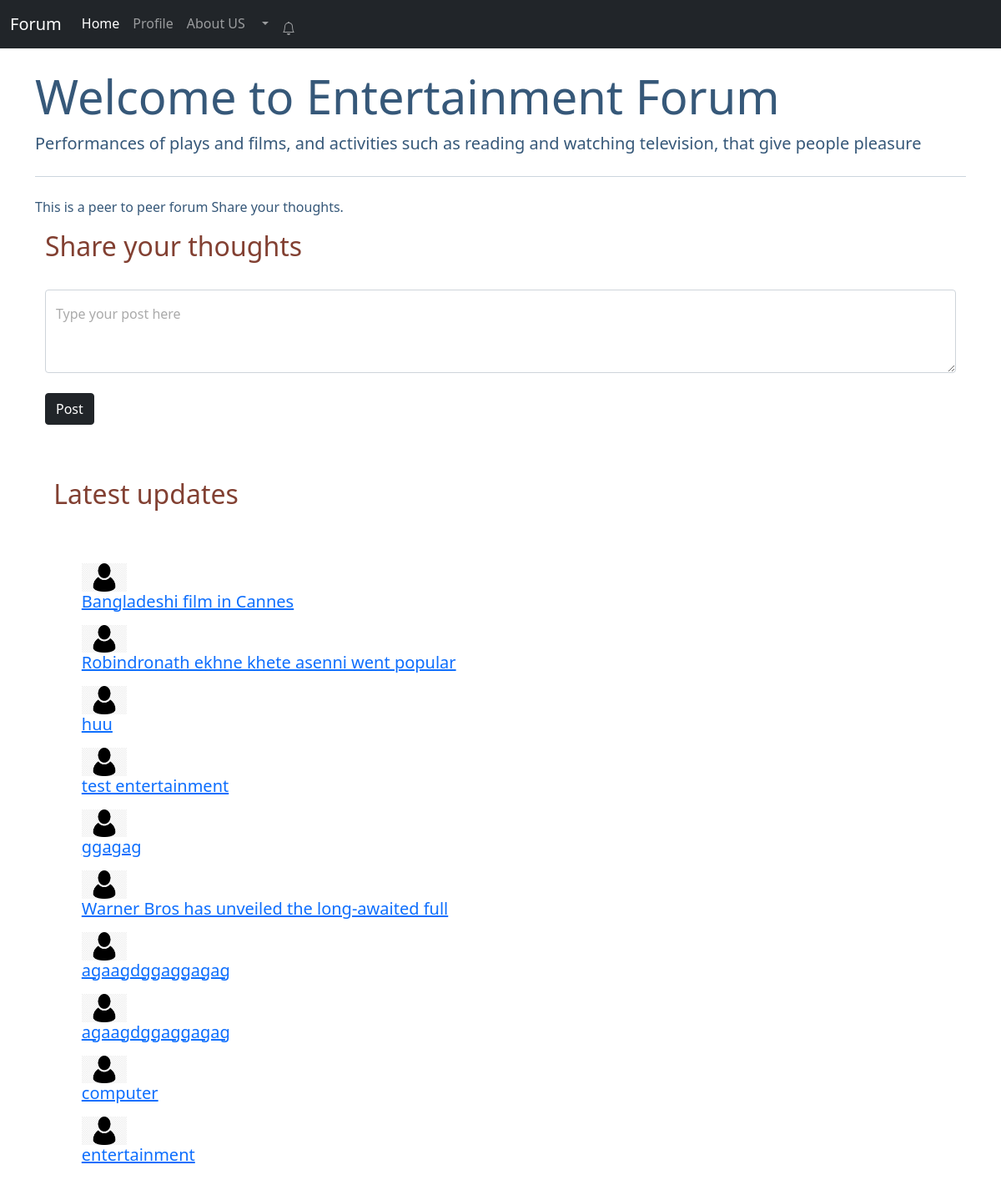
/threads.php?catid=1 (signed in), run on the app's committed database.
### tables this page shows
CREATE TABLE `catagories` (
  `cat_id` int(5) NOT NULL,
  `cat_name` varchar(255) NOT NULL,
  `cat_description` varchar(2555) NOT NULL,
  `create_date` date NOT NULL DEFAULT current_timestamp()
);

CREATE TABLE `post` (
  `post_id` int(5) NOT NULL,
  `post_titile` varchar(255) NOT NULL,
  `post_desc` text NOT NULL,
  `post_cat_id` int(5) NOT NULL,
  `post_user_id` varchar(255) NOT NULL,
  `create_time` datetime NOT NULL DEFAULT current_timestamp()
);

### threads.php (the view, shortened to what this page needs)
<?php
include("view/nav.php");
?>
<!DOCTYPE html>
<html>
<head>
    <link href="https://cdn.jsdelivr.net/npm/bootstrap@5.0.2/dist/css/bootstrap.min.css" rel="stylesheet"
>
</head>
<body>
    <?php
        $id = ((int)$_GET["catid"]);
        $sql="SELECT * FROM `catagories` where cat_id=$id";
        $result=mysqli_query($conn, $sql);
        $get = mysqli_fetch_assoc($result);
        $catname=$get['cat_name'];
        $catdesc=$get['cat_description'];
     ?>
    <div class="container my-4">
        <div class="jumbotron" style=color:#365879>
            <h1 class="display-4">Welcome to <?php echo $catname;?> Forum</h1>
            <p class="lead"> <?php echo $catdesc;?> </p>
            <hr class="my-4">
            <p>This is a peer to peer forum Share your thoughts.
            </p>
        </div>
        <div class="container">
            <h2 class="py">
                <font color=#824032>Share your thoughts</font>
            </h2><br>
            <form method="POST" action="<?php $_SERVER['REQUEST_URI']?>">
                <div class="form-floating">
                    <textarea class="form-control" placeholder="" id="desc" name="desc"
                        style="height: 100px"></textarea>
                    <label for="floatingTextarea2">
                        <font color=#aaa>Type your post here</font>
                </div>
                <br>
                <button name="submit" type="submit" class="btn btn-dark">Post</button>
            </form>
        </div>
        <div class="contatiner my-8">
            <h2 class="py-5"style="margin-left:2%;" >
                <font color=#824032>
                    Latest updates</font>
            </h2>
            <?php
                $id = ((int)$_GET["catid"]);
                $sql2="SELECT * FROM post WHERE post_cat_id=$id";
                $result2=mysqli_query($conn, $sql2);
                while($row = mysqli_fetch_assoc($result2)){
                    $id=$row['post_id'];
                    $desc=$row['post_desc'];
                    echo'
                    <div class="media my-3" style="margin-left:5%;">
                        <img src="img/use.jpg" width="54px" class=" mr-3" alt="...">
                        <div class="media-body" >
                        <h5 class="mt-0"> <a href="post.php?postid='.$id.'">'.$desc .'</a></h5>
                        </div>
                    </div>
                        ';
                }
             ?>
        </div>
</body>
</html>

### data on the page
catagories: cat_name "Entertainment", cat_description "Performances of plays and films, and activities such as reading and watching television, that give people pleasure"
post: post_desc "Bangladeshi film in Cannes"
post: post_desc "Robindronath ekhne khete asenni went popular"
post: post_desc "huu"
post: post_desc "test entertainment"
post: post_desc "ggagag"
post: post_desc "Warner Bros has unveiled the long-awaited full"
post: post_desc "agaagdggaggagag"
post: post_desc "agaagdggaggagag"
post: post_desc "computer"
post: post_desc "entertainment"
